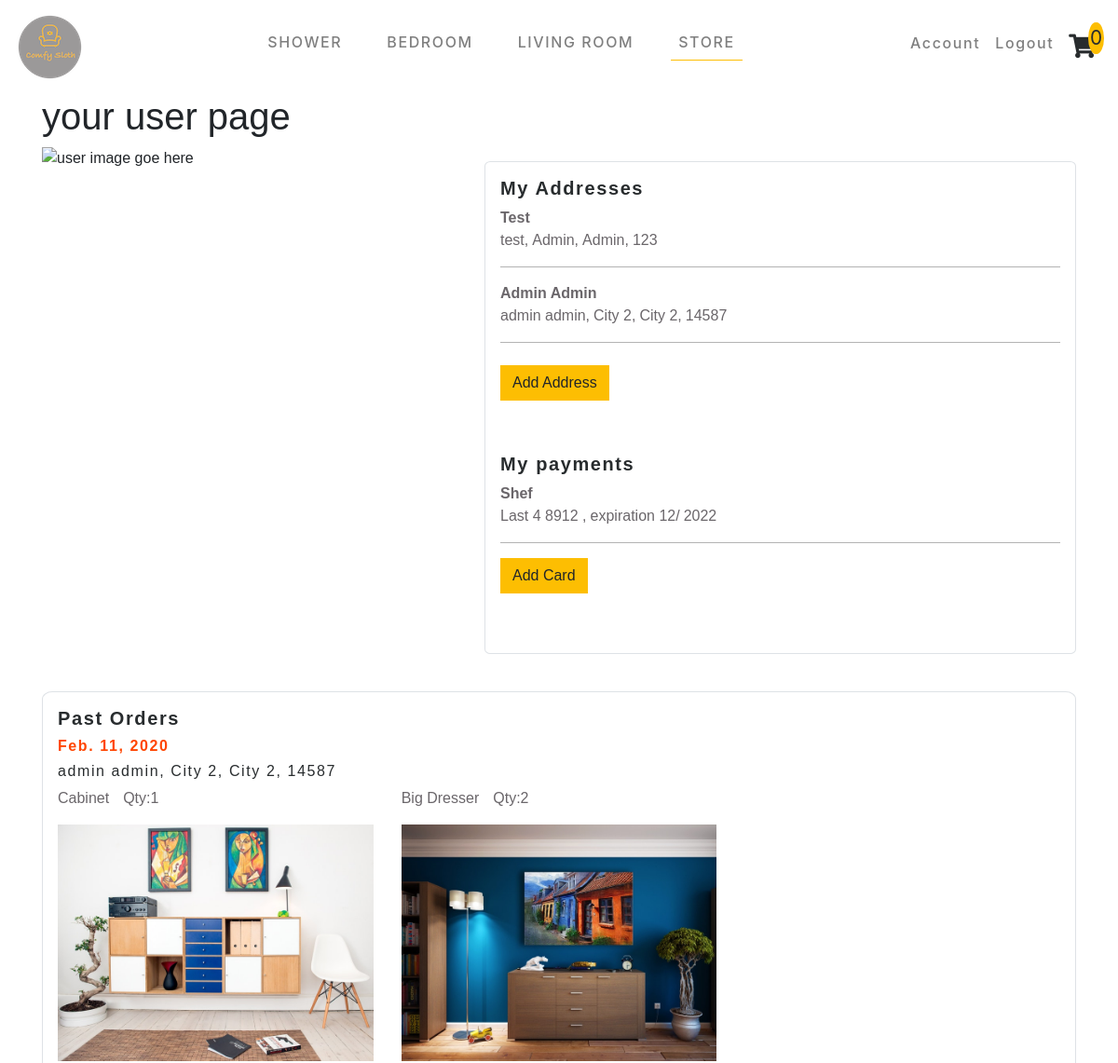
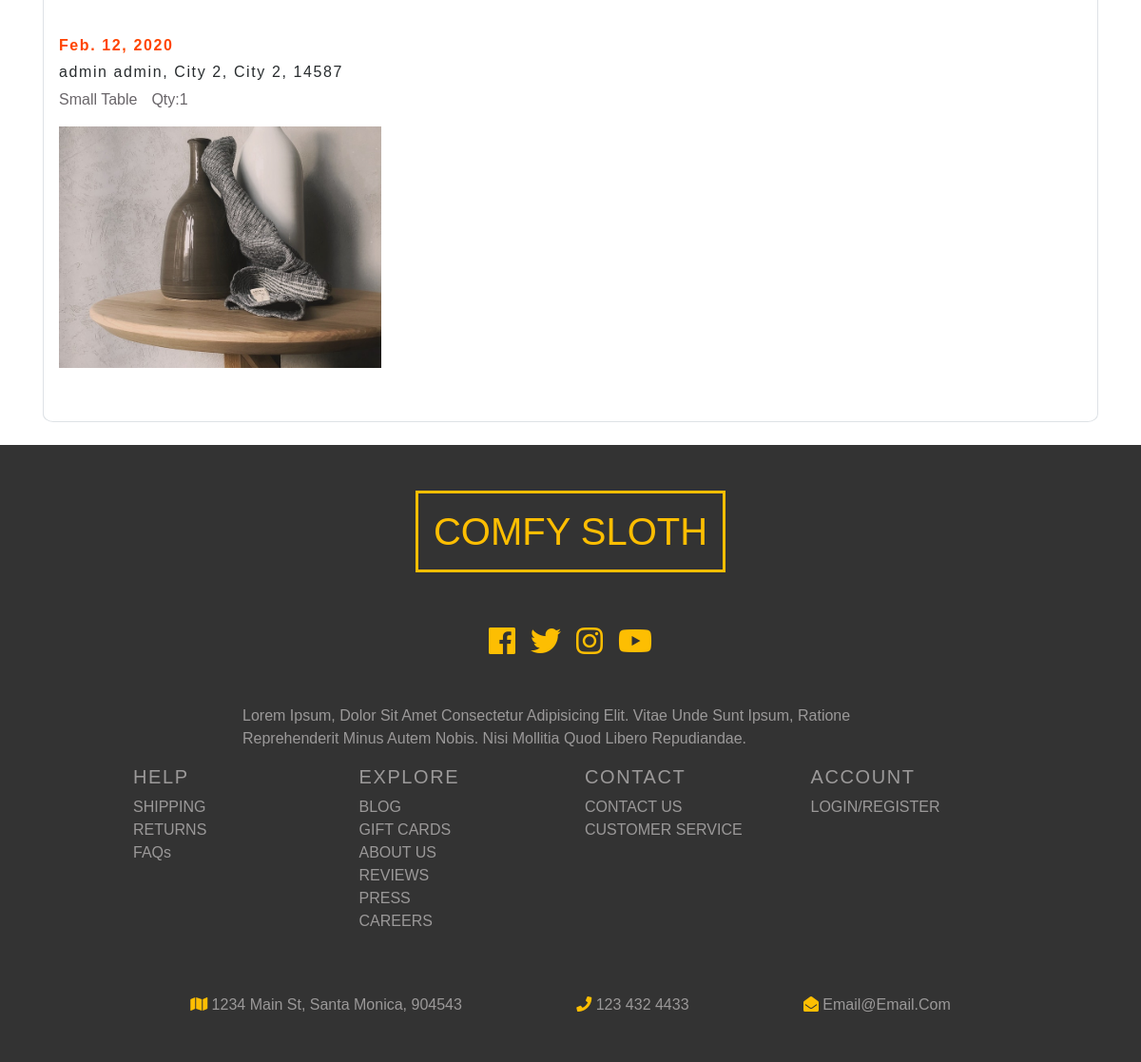
Page /mypage/ (signed in) on the committed database (2 pictures, top to bottom).
### login/models.py (models this page shows, shortened)
class ContactInfo(models.Model):
    user = models.ForeignKey(User, on_delete=models.CASCADE)
    name = models.CharField(max_length=200)
    address = models.CharField(max_length=200)
    city = models.CharField(max_length=200)
    state = models.CharField(max_length=200)
    zip = models.IntegerField(default='00000')

class Payment(models.Model):
    user = models.ForeignKey(User, on_delete=models.CASCADE)
    cardNum = models.IntegerField(default='0000000')
    exMonth = models.IntegerField(default='0000000')
    exYear = models.IntegerField(default='0000000')
    security = models.IntegerField(default='0000000')

class Orders(models.Model):
    user = models.ForeignKey(User, on_delete=models.CASCADE)
    name = models.CharField(max_length=300)
    address = models.CharField(max_length=300)
    items = models.CharField(max_length=30000)
    orderTime = models.DateField(default=date.today)

### login/views.py (the view)
# urls.py: path('mypage/', views.user_page, name='user_page'),
@login_required
def user_page(request):
    if request.method == 'POST':
        addtest(request)
        addAddress(request)
    payInfo = Payment.objects.all()
    addresInfo = ContactInfo.objects.all()
    orders = Orders.objects.all()
    userPay = payInfo.filter(user=request.user)
    userOrder = orders.filter(user=request.user)
    userName = request.user.username
    userAddress = addresInfo.filter(user=request.user)
    return render(request, 'login/user.html', {'payment': userPay, 'address': userAddress, 'userName': userName,  'orders':userOrder})

### login/templatetags/item_filter.py (called while the page is built)
@register.filter(name='cut')
def cut(value):
    value = json.loads(value)
    all_keys = list(value.keys())
    all_values = list(value.values())
    count = 0
    for i in all_keys:
        all_values[count].append(i)
        count += 1
    return all_values

@register.filter(name='last_four')
def cut(value):
    value = str(value)
    return value[-5:-1]

### login/templates/login/user.html (shortened to what this page needs)
{% extends 'base.html'%}
{% block content %}
{% load  item_filter%}
<div class="container">
    <h1>your user page</h1>
    <div class="row d-flex justify-content-between">
        <div class="col-3">
            <img src="" alt="user image goe here">
        </div>
        <div class="col-7">
            <div class="userDetail border p-3 my-3">
                <h5><b>My Addresses</b></h5>
                {% for item in address.all %}
                <div><b class="text-capitalize">{{ item.name }}</b></div>
                <ul class='d-flex userItems'>
                    <li>{{ item.name }},</li>
                    <li> {{ item.city }},</li>
                    <li>{{ item.city }},</li>
                    <li>{{ item.zip }}</li>
                </ul>
                <hr>
                {% endfor %}
                <div class="btn btn-yellow my-2" id="add-address-btn">Add address</div>
            <h5><b>My payments</b></h5>
            {% for item in payment.all %}
            <div><b class="text-capitalize">{{ item.user }}</b></div>
            <ul class='d-flex userItems'>
                <li><span>Last 4</span> {{ item.cardNum|last_four }} ,</li>
                <li> expiration {{ item.exMonth }}/</li>
                <li>{{ item.exYear }}</li>
            </ul>
            <hr>
            {% endfor %}
            <div class="btn btn-yellow" id='addCardBtn'>Add Card</div>
        </div>
        </div>
    </div>
    <div class='border userDetail my-4'>
        <div class="p-3">
            <h5><b>Past Orders</b></h5>
            {% for item in orders.all %}
            <div>
                <h6 class='text-orange'><b>{{ item.orderTime}}</b></h6>
            </div>
            <h6>{{ item.address}}</h6>
            <div class="row d-flex">
                {% for i in item.items|cut %}
                <div class="col-md-4 mb-3">
                            <div class="d-flex">
                                <a href="/store/item{{ i.4 }}" class='user-order-link'><div class="text-capitalize">{{ i.1 }}</div></a>
                                <div class="col-2">
                                    <p>Qty:{{ i.0}}</p>
                                </div>
                            </div>
                            <img src="{{ i.3 }}" alt="" style="width: 100%;">
                        </div>
                        {% endfor %}
                    </div>
                    <br>
            {% endfor %}
        </div>
    </div>
</div>
{% endblock %}

### futniture_store/static/css/main.css (style rules this page uses)
:root { --mainYellow: #fdbe02; --mainWhite: #fff; --mainBlack: #282c2e; --mainGrey: #9b9999; --TransGrey: rgba(0, 0, 0, 0.1); --SecondGrey: #6a666a; --MainOrange: rgba(253, 124, 77); }
a:link { text-decoration: none; }
.container { font-family: 'Courier Prime', sans-serif; }
hr { background-color: #c7c7c7; }
h5,h6 { letter-spacing: 0.1rem; color: var(--mainBlack); }
ul { list-style-type: none; padding: 0; }
.text-orange { color: orangered; }
body { color: var(--SecondGrey); background: var(--mainWhite); font-family: "Mali", cursive; }
.btn-yellow { background: var(--mainYellow)!important; text-transform: capitalize; font-size: 1.2rem; color: var(--mainBlack); border-radius: 0!important; }
.userDetail { border-radius: 1%; border-color: var(--SecondGrey); border: 1px; color: var(--SecondGrey); }
.userItems>li { padding-right: 4px; }
.user-order-link { color: var(--SecondGrey); }

### rows in the picture
ContactInfo: name "Test", name "test", city "Admin", zip "123"
ContactInfo: name "Admin Admin", name "admin admin", city "City 2", zip "14587"
Payment: user "Shef", cardNum|last_four "8912", exMonth "12", exYear "2022"
Orders: orderTime "Feb. 11, 2020", address "admin admin, City 2, City 2, 14587", i "Cabinet" "Big Dresser", i "1" "2"
Orders: orderTime "Feb. 12, 2020", address "admin admin, City 2, City 2, 14587", i "Small Table", i "1"
